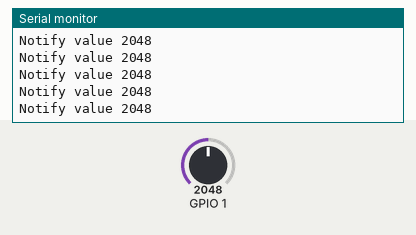
Bench run of a program on a simulated Seeed XIAO ESP32-S3. Shown: the last lines printed to the serial monitor. The inputs (shaded band) are chosen by the test bench; at power-on: GPIO 1 = 2048. Nothing arrives over Bluetooth unless stated; a phone connects over Bluetooth LE 3 s after start.

Above: at 3.8 s.
3.9 s: GPIO 1 set to 2866
At 4.7 s:
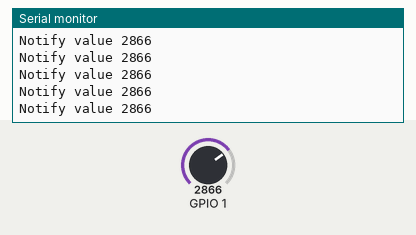
5.4 s: GPIO 1 set to 3603
At 6.5 s:
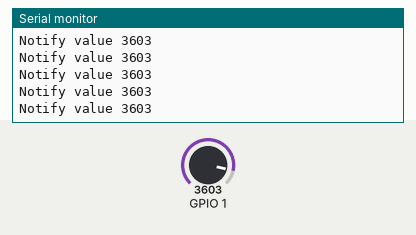
Timing chart, 0 to 7.1 s (numbered marks = the images above; inputs shaded):
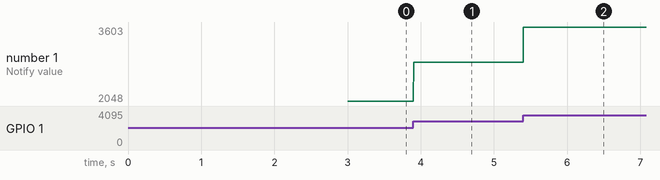

Measured:
- after the input at 3.9 s, the serial monitor: prints a new line at once (image 1)
- after the input at 5.4 s, the serial monitor: prints a new line at once (image 2)
- plotted number 1: 2048 → 2866 after the input at 3.9 s, 2866 → 3603 after the input at 5.4 s

The program:

main.cpp
```cpp
#include <Arduino.h>

#include <BLEDevice.h>
#include <BLEServer.h>
#include <BLEUtils.h>
#include <BLE2902.h>
#include <stdlib.h>
#include <stdio.h>
#include <math.h>

// put function declarations here:
BLEServer *pServer = NULL;
BLECharacteristic *pCharacteristic = NULL;
bool deviceConnected = false;
bool oldDeviceConnected = false;
#define SERVICE_UUID "453184cc-3737-47be-ab4b-9a6991a92d6d"
#define CHARACTERISTIC_IO_UUID "bff7f0c9-5fbf-4b63-8d83-b8e077176fbe"

class MyServerCallbacks : public BLEServerCallbacks
{
  void onConnect(BLEServer *pServer)
  {
    deviceConnected = true;
  };

  void onDisconnect(BLEServer *pServer)
  {
    deviceConnected = false;
  }
};

int count = 0;

void setup() {
  Serial.begin(115200);
  pinMode(A0, INPUT);

  BLEDevice::init("OmniSurface"); // Give it a name
  pServer = BLEDevice::createServer();
  pServer->setCallbacks(new MyServerCallbacks());
  BLEService *pService = pServer->createService(SERVICE_UUID);

  // cannot write like BLECharacteristic *pCharacteristic1. Or later pCharacteristic1->setValue(combined.c_str()); will reboot the chip
  pCharacteristic = pService->createCharacteristic(
      CHARACTERISTIC_IO_UUID,
      BLECharacteristic::PROPERTY_READ |
          BLECharacteristic::PROPERTY_WRITE |
          BLECharacteristic::PROPERTY_NOTIFY);

  pCharacteristic->addDescriptor(new BLE2902());
  pCharacteristic->setValue("");
  pService->addCharacteristic(pCharacteristic);

  pService->start();
  // BLEAdvertising *pAdvertising = pServer->getAdvertising();  // this still is working for backward compatibility
  BLEAdvertising *pAdvertising = BLEDevice::getAdvertising();
  pAdvertising->addServiceUUID(SERVICE_UUID);
  pAdvertising->setScanResponse(true);
  pAdvertising->setMinPreferred(0x06); // functions that help with iPhone connections issue
  pAdvertising->setMinPreferred(0x12);
  BLEDevice::startAdvertising();
  Serial.println("Characteristic defined! Now you can read it in your phone!");
}

void loop() {
  if (deviceConnected) {
    int sensorValue = analogRead(A0);
    String valueString = String(sensorValue);
    pCharacteristic->setValue(valueString.c_str()); // Fix: Pass a const char* argument to setValue
    pCharacteristic->notify();
    Serial.print("Notify value ");
    Serial.println(sensorValue);
  }
    // disconnecting
    if (!deviceConnected && oldDeviceConnected) {
        delay(500);  // give the bluetooth stack the chance to get things ready
        pServer->startAdvertising();  // advertise again
        Serial.println("Start advertising");
        oldDeviceConnected = deviceConnected;
    }
    // connecting
    if (deviceConnected && !oldDeviceConnected) {
        // do stuff here on connecting
        oldDeviceConnected = deviceConnected;
    }
    // delay(1000);
}
```
